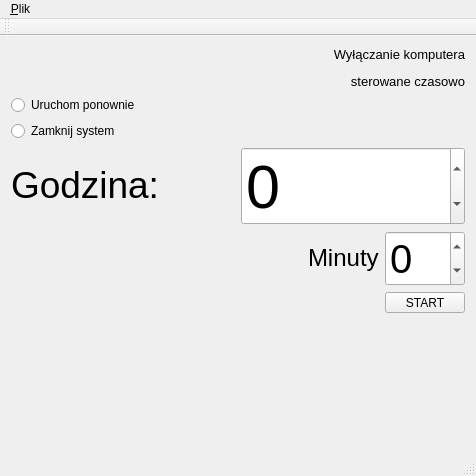
<?xml version="1.0" encoding="UTF-8"?>
<ui version="4.0">
 <class>MainWindow</class>
 <widget class="QMainWindow" name="MainWindow">
  <property name="geometry">
   <rect>
    <x>0</x>
    <y>0</y>
    <width>476</width>
    <height>476</height>
   </rect>
  </property>
  <property name="baseSize">
   <size>
    <width>600</width>
    <height>400</height>
   </size>
  </property>
  <property name="windowTitle">
   <string>Shoutdowner</string>
  </property>
  <widget class="QWidget" name="centralWidget">
   <layout class="QHBoxLayout" name="horizontalLayout_4">
    <item>
     <layout class="QVBoxLayout" name="verticalLayout">
      <item>
       <widget class="QLabel" name="label">
        <property name="minimumSize">
         <size>
          <width>399</width>
          <height>0</height>
         </size>
        </property>
        <property name="baseSize">
         <size>
          <width>80</width>
          <height>5</height>
         </size>
        </property>
        <property name="text">
         <string>&lt;html&gt;&lt;head/&gt;&lt;body&gt;&lt;p align=&quot;right&quot;&gt;&lt;span style=&quot; font-size:10pt;&quot;&gt;Wyłączanie komputera&lt;/span&gt;&lt;/p&gt;&lt;p align=&quot;right&quot;&gt;&lt;span style=&quot; font-size:10pt;&quot;&gt;sterowane czasowo&lt;/span&gt;&lt;/p&gt;&lt;/body&gt;&lt;/html&gt;</string>
        </property>
       </widget>
      </item>
      <item>
       <widget class="QRadioButton" name="restart_radioButton">
        <property name="text">
         <string>Uruchom ponownie</string>
        </property>
       </widget>
      </item>
      <item>
       <widget class="QRadioButton" name="shutdown_radioButton">
        <property name="text">
         <string>Zamknij system</string>
        </property>
       </widget>
      </item>
      <item>
       <layout class="QHBoxLayout" name="horizontalLayout">
        <item>
         <widget class="QLabel" name="label_2">
          <property name="text">
           <string>&lt;html&gt;&lt;head/&gt;&lt;body&gt;&lt;p&gt;&lt;span style=&quot; font-size:28pt;&quot;&gt;Godzina:&lt;/span&gt;&lt;/p&gt;&lt;/body&gt;&lt;/html&gt;</string>
          </property>
         </widget>
        </item>
        <item>
         <widget class="QSpinBox" name="hours_spinBox">
          <property name="font">
           <font>
            <pointsize>46</pointsize>
           </font>
          </property>
          <property name="minimum">
           <number>-1</number>
          </property>
         </widget>
        </item>
       </layout>
      </item>
      <item>
       <layout class="QHBoxLayout" name="horizontalLayout_2">
        <item>
         <spacer name="horizontalSpacer_2">
          <property name="orientation">
           <enum>Qt::Horizontal</enum>
          </property>
          <property name="sizeHint" stdset="0">
           <size>
            <width>40</width>
            <height>20</height>
           </size>
          </property>
         </spacer>
        </item>
        <item>
         <widget class="QLabel" name="label_3">
          <property name="text">
           <string>&lt;html&gt;&lt;head/&gt;&lt;body&gt;&lt;p&gt;&lt;span style=&quot; font-size:18pt;&quot;&gt;Minuty&lt;/span&gt;&lt;/p&gt;&lt;/body&gt;&lt;/html&gt;</string>
          </property>
         </widget>
        </item>
        <item>
         <widget class="QSpinBox" name="minutes_spinBox">
          <property name="font">
           <font>
            <pointsize>30</pointsize>
           </font>
          </property>
          <property name="minimum">
           <number>-1</number>
          </property>
         </widget>
        </item>
       </layout>
      </item>
      <item>
       <layout class="QHBoxLayout" name="horizontalLayout_3">
        <item>
         <spacer name="horizontalSpacer">
          <property name="orientation">
           <enum>Qt::Horizontal</enum>
          </property>
          <property name="sizeHint" stdset="0">
           <size>
            <width>40</width>
            <height>20</height>
           </size>
          </property>
         </spacer>
        </item>
        <item>
         <widget class="QPushButton" name="start_button">
          <property name="maximumSize">
           <size>
            <width>16777215</width>
            <height>21</height>
           </size>
          </property>
          <property name="text">
           <string>START</string>
          </property>
         </widget>
        </item>
       </layout>
      </item>
      <item>
       <spacer name="verticalSpacer">
        <property name="orientation">
         <enum>Qt::Vertical</enum>
        </property>
        <property name="sizeHint" stdset="0">
         <size>
          <width>20</width>
          <height>40</height>
         </size>
        </property>
       </spacer>
      </item>
     </layout>
    </item>
   </layout>
  </widget>
  <widget class="QMenuBar" name="menuBar">
   <property name="geometry">
    <rect>
     <x>0</x>
     <y>0</y>
     <width>476</width>
     <height>20</height>
    </rect>
   </property>
   <widget class="QMenu" name="menu_Plik">
    <property name="title">
     <string>&amp;Plik</string>
    </property>
    <addaction name="action_Reset"/>
    <addaction name="separator"/>
    <addaction name="action_Exit"/>
   </widget>
   <addaction name="menu_Plik"/>
  </widget>
  <widget class="QToolBar" name="mainToolBar">
   <attribute name="toolBarArea">
    <enum>TopToolBarArea</enum>
   </attribute>
   <attribute name="toolBarBreak">
    <bool>false</bool>
   </attribute>
  </widget>
  <widget class="QStatusBar" name="statusBar"/>
  <action name="action_Reset">
   <property name="text">
    <string>&amp;Reset</string>
   </property>
  </action>
  <action name="action_Exit">
   <property name="text">
    <string>&amp;Exit</string>
   </property>
  </action>
 </widget>
 <layoutdefault spacing="6" margin="11"/>
 <resources/>
 <connections/>
</ui>
